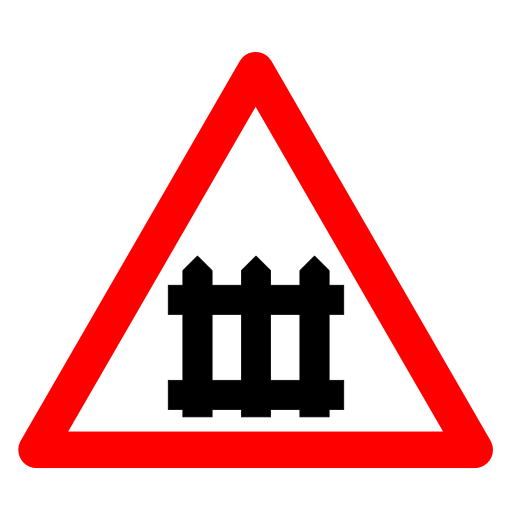
#> input picture script/images-dataset/Carretera_Paso_a_nivel_02.svg.png, 512 x 512 px; its folder holds only this picture in this run
$ python bin-dataset.py
#> lines starting #> are read from the running program, lines starting #| are printed output that depends on the picture; after the words box and inside, x2 and y2 are one past the last pixel; in counts of white or black regions, pixels touching at a corner belong together
import cv2 as cv
import numpy as np
from pathlib import Path
from os import listdir

# ----------------------------------------------------
# Constantes
# ----------------------------------------------------
IMAGE_DIRECTORY = Path().parent.absolute() / "images-dataset"
# ----------------------------------------------------
# Funciones
# ----------------------------------------------------
def to_gray_scale(img):


    gray = cv.cvtColor(img, cv.COLOR_BGR2GRAY)
    gray_scale = cv.threshold(gray, 100, 255, cv.THRESH_BINARY)[1]

    return gray_scale

images = [cv.imread(str(IMAGE_DIRECTORY / image)) for image in listdir(IMAGE_DIRECTORY)]
#> images = 1 item
senales_gray = []

for image in images:
    gray_scale = to_gray_scale(image)
    senales_gray.append(gray_scale)
#> this loop made 1 pass
#> pass 1, in to_gray_scale, `gray = cv.cvtColor(img, cv.COLOR_BGR2GRAY)`:
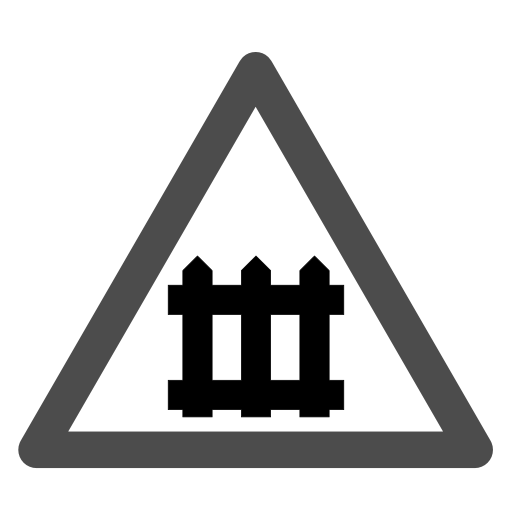
#> gray: shape (512, 512); min 0, max 255, mean 204.1
#> pass 1, in to_gray_scale, `gray_scale = cv.threshold(gray, 100, 255, cv.THRESH_BINARY)[1]`:
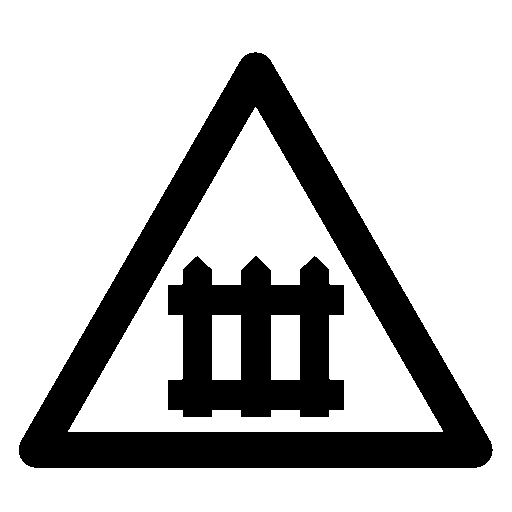
#> gray_scale: shape (512, 512); 75% white; 2 black regions, box (x1, y1, x2, y2) and area: (19, 52, 493, 468) 46561, (168, 256, 344, 417) 18856
#> after the loop, senales_gray = 1 item


def mostrar_imagenes(lista_imagenes):
    for img in lista_imagenes:
        cv.imshow("Imagen", img)
        cv.waitKey(0)

mostrar_imagenes(senales_gray)
